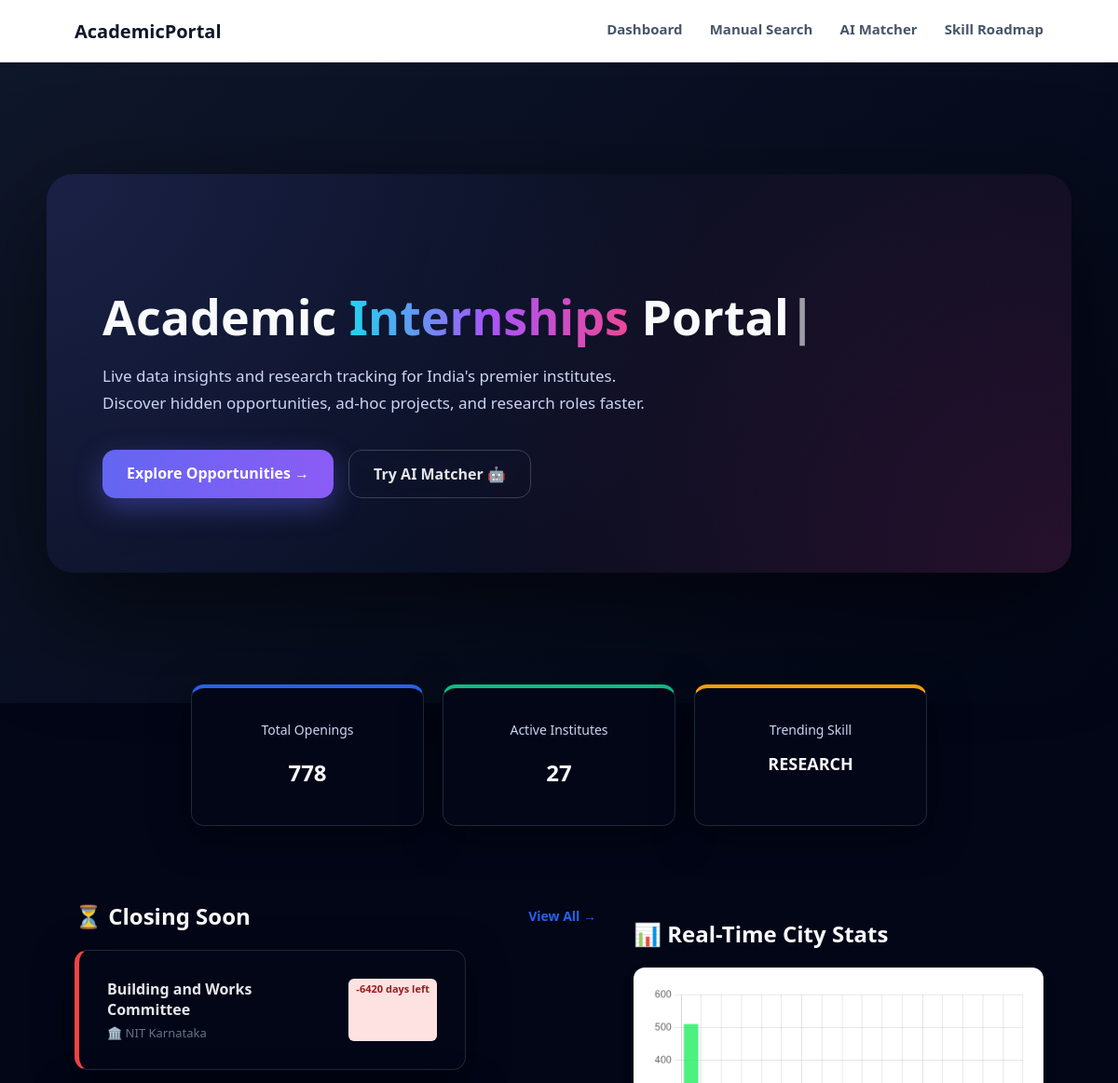
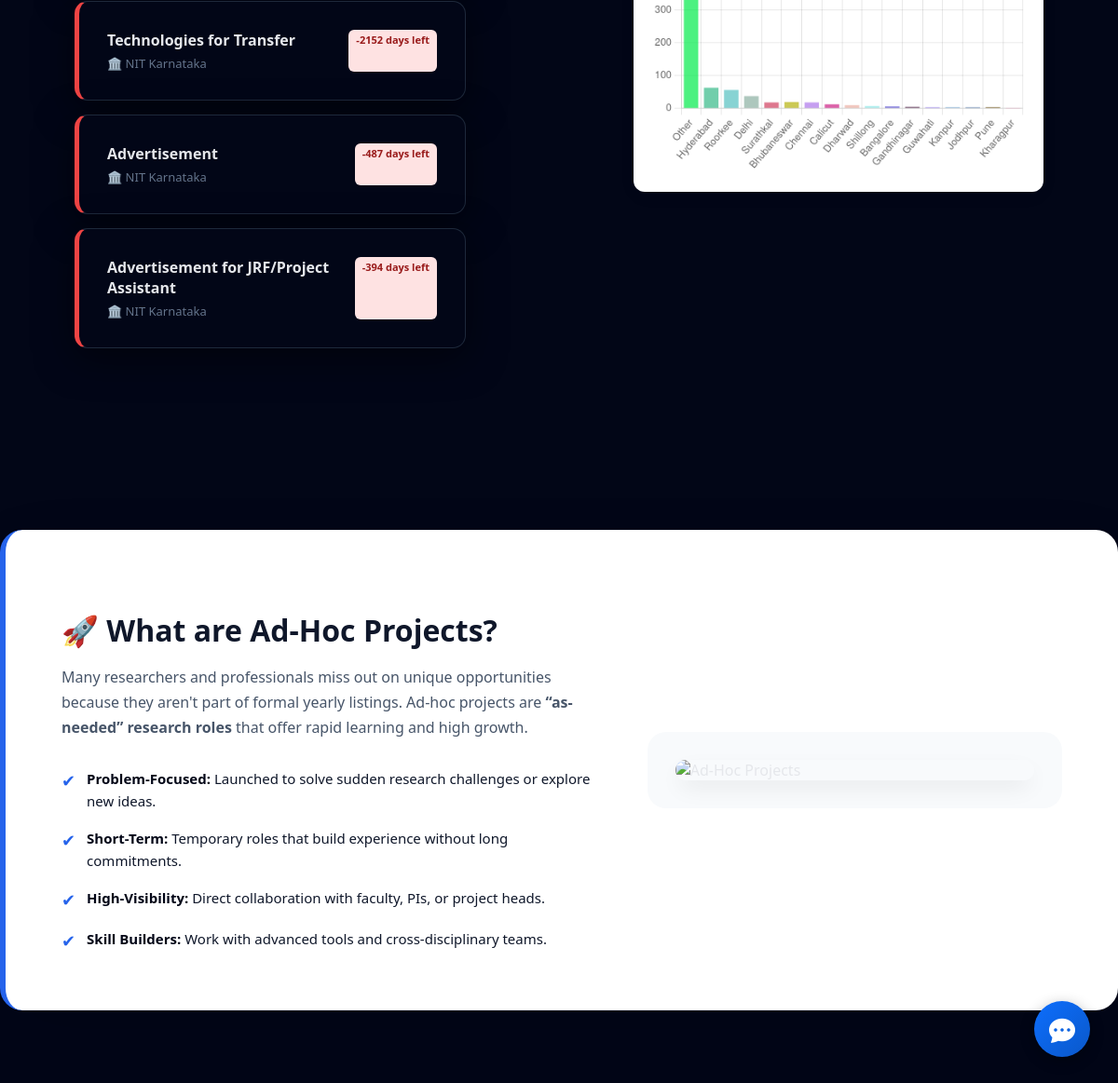
The page / on the database its author committed (2 pictures, top to bottom).
### tables this page shows
CREATE TABLE "postings" (
"institute_code" TEXT,
  "title" TEXT,
  "skills" TEXT,
  "deadline" TEXT,
  "link" TEXT,
  "email" TEXT,
  "posted_on" TEXT
);

### app.py (the view)
@app.route('/')
def dashboard():
    df = get_data()
    if df.empty:
        stats = {"total": 0, "inst_count": 0, "city_count": 0, "trends": []}
        urgent, leaderboard, city_stats = [], [], []
    else:
        stats = {
            "total": len(df),
            "inst_count": df['full_name'].nunique(),
            "city_count": df['city_name'].nunique(),
            "trends": Counter(" ".join(df['title'].astype(str)).lower().split()).most_common(5)
        }
        urgent_df = df[~df['days_left'].isin(['Expired', 'N/A', 'Check PDF'])].copy()
        urgent_df['sort_val'] = pd.to_datetime(urgent_df['deadline'], errors='coerce')
        urgent = urgent_df.sort_values('sort_val').head(4).to_dict('records')
        leaderboard = df['full_name'].value_counts().head(5).to_dict()
        city_stats = df['city_name'].value_counts().to_dict()
    return render_template('dashboard.html', stats=stats, urgent=urgent, leaderboard=leaderboard, city_stats=city_stats)

### templates/dashboard.html (shortened to what this page needs)
{% extends "base.html" %}
{% block content %}
<section style="
    background: linear-gradient(135deg, #0f172a, #020617);
    padding: 120px 20px 140px;
    margin-bottom: -80px;
">
    <div style="
        max-width: 1100px;
        margin: 0 auto;
        background: radial-gradient(circle at top left, rgba(99,102,241,0.15), transparent 60%),
                    radial-gradient(circle at bottom right, rgba(236,72,153,0.15), transparent 60%);
        border-radius: 28px;
        padding: 80px 60px;
        color: white;
        box-shadow: 0 40px 120px rgba(0,0,0,0.6);
        text-align: left;
    ">
        <h1 style="
            font-size: 52px;
            font-weight: 800;
            line-height: 1.15;
            margin-bottom: 20px;
        ">
            Academic
            <span id="typewriter"
                  style="
                    background: linear-gradient(90deg,#22d3ee,#a855f7,#ec4899);
                    -webkit-background-clip: text;
                    -webkit-text-fill-color: transparent;
                  ">
            </span>
            Portal<span style="opacity:.6">|</span>
        </h1>
        <p style="
            max-width: 620px;
            font-size: 17px;
            line-height: 1.7;
            color: #cbd5f5;
            margin-bottom: 35px;
        ">
            Live data insights and research tracking for India's premier institutes.
            Discover hidden opportunities, ad-hoc projects, and research roles faster.
        </p>
        <div style="display:flex; gap:16px; flex-wrap:wrap;">
            <a href="/search" style="
                padding: 14px 26px;
                border-radius: 14px;
                background: linear-gradient(90deg,#6366f1,#8b5cf6);
                color: white;
                text-decoration: none;
                font-weight: 600;
                box-shadow: 0 10px 30px rgba(99,102,241,.4);
            ">
                Explore Opportunities →
            </a>
            <a href="/matcher" style="
                padding: 14px 26px;
                border-radius: 14px;
                border: 1px solid rgba(255,255,255,.2);
                color: #e5e7eb;
                text-decoration: none;
                font-weight: 600;
                backdrop-filter: blur(6px);
            ">
                Try AI Matcher 🤖
            </a>
        </div>
    </div>
</section>
<div class="container">
    <div style="display: flex; gap: 20px; width: 100%; justify-content: center; flex-wrap: wrap; margin-bottom: 50px;">
        <div class="filters-card" style="width: 250px; border-top: 4px solid #2563eb; text-align: center;">
            <label>Total Openings</label><h2>{{ stats.total }}</h2>
        </div>
        <div class="filters-card" style="width: 250px; border-top: 4px solid #10b981; text-align: center;">
            <label>Active Institutes</label><h2>{{ stats.inst_count }}</h2>
        </div>
        <div class="filters-card" style="width: 250px; border-top: 4px solid #f59e0b; text-align: center;">
            <label>Trending Skill</label>
            <h2 style="font-size: 18px;">
                {{ stats.trends[0][0]|upper if stats.trends else 'N/A' }}
            </h2>
        </div>
    </div>
    <div style="display: grid; grid-template-columns: 2fr 1fr; gap: 40px; width: 100%; max-width: 1200px; margin: 0 auto;">
        <div>
            <div style="display:flex; justify-content:space-between; align-items:center; margin-bottom:20px;">
                <h2 style="margin:0; font-size:24px;">⏳ Closing Soon</h2>
                <a href="/search" style="color:#2563eb; text-decoration:none; font-size:14px; font-weight:600;">
                    View All →
                </a>
            </div>
            {% if urgent %}
                {% for item in urgent %}
                <div class="result-card" style="margin-bottom:15px; border-left:5px solid #ef4444;">
                    <div style="display:flex; justify-content:space-between;">
                        <div style="max-width:70%;">
                            <h4 style="margin:0 0 5px 0;">{{ item.title }}</h4>
                            <p style="margin:0; font-size:13px; color:#64748b;">
                                🏛️ {{ item.full_name }}
                            </p>
                        </div>
                        <span class="type-badge" style="background:#fee2e2; color:#991b1b;">
                            {{ item.days_left }}
                        </span>
                    </div>
                </div>
                {% endfor %}
            {% else %}
                <p style="color:#64748b;">No urgent deadlines found.</p>
            {% endif %}
        </div>
        <div>
            <h2 style="font-size:24px; margin-bottom:20px;">📊 Real-Time City Stats</h2>
            <canvas id="cityChart" width="400" height="300"
                style="background:#fff; padding:20px; border-radius:12px;
                box-shadow:0 5px 20px -5px rgba(0,0,0,.1);">
            </canvas>
        </div>
    </div>
</div>
<script>
    const ctx = document.getElementById('cityChart').getContext('2d');
    const cityLabels = {{ city_stats.keys()|list|tojson }};
    const cityData = {{ city_stats.values()|list|tojson }};
    const cityChart = new Chart(ctx, {
        type: 'bar',
        data: {
            labels: cityLabels,
            datasets: [{
                data: cityData,
                backgroundColor: cityLabels.map(
                    () => `rgba(${Math.random()*255},${Math.random()*255},${Math.random()*255},0.7)`
                )
            }]
        },
        options: {
            responsive: true,
            plugins: { legend: { display:false } },
            scales: { y: { beginAtZero:true } }
        }
    });
    setInterval(() => {
        cityChart.data.datasets[0].data =
            cityChart.data.datasets[0].data.map(v => Math.max(0, v + Math.floor(Math.random()*3 - 1)));
        cityChart.update();
    }, 2000);
</script>
<section style="
    max-width: 1200px;
    margin: 120px auto 80px;
    background: #ffffff;
    border-radius: 24px;
    padding: 60px;
    box-shadow: 0 30px 80px rgba(0,0,0,0.08);
    border-left: 6px solid #2563eb;
">
    <div style="
        display: grid;
        grid-template-columns: 1.3fr 1fr;
        gap: 50px;
        align-items: center;
    ">
        <div>
            <h2 style="
                font-size: 32px;
                font-weight: 800;
                margin-bottom: 16px;
                color: #0f172a;
            ">
                🚀 What are Ad-Hoc Projects?
            </h2>
            <p style="
                font-size: 16px;
                line-height: 1.7;
                color: #475569;
                margin-bottom: 28px;
            ">
                Many researchers and professionals miss out on unique opportunities because they
                aren't part of formal yearly listings. Ad-hoc projects are
                <strong>“as-needed” research roles</strong> that offer rapid learning and high growth.
            </p>
            <ul style="list-style:none; padding:0; margin:0;">
                <li style="display:flex; gap:12px; margin-bottom:16px;">
                    <span style="color:#2563eb; font-size:18px;">✔</span>
                    <span>
                        <strong>Problem-Focused:</strong>
                        Launched to solve sudden research challenges or explore new ideas.
                    </span>
                </li>
                <li style="display:flex; gap:12px; margin-bottom:16px;">
                    <span style="color:#2563eb; font-size:18px;">✔</span>
                    <span>
                        <strong>Short-Term:</strong>
                        Temporary roles that build experience without long commitments.
                    </span>
                </li>
                <li style="display:flex; gap:12px; margin-bottom:16px;">
                    <span style="color:#2563eb; font-size:18px;">✔</span>
                    <span>
                        <strong>High-Visibility:</strong>
                        Direct collaboration with faculty, PIs, or project heads.
                    </span>
                </li>
                <li style="display:flex; gap:12px;">
                    <span style="color:#2563eb; font-size:18px;">✔</span>
                    <span>
                        <strong>Skill Builders:</strong>
                        Work with advanced tools and cross-disciplinary teams.
                    </span>
                </li>
            </ul>
        </div>
        <div style="
            background: #f8fafc;
            border-radius: 20px;
            padding: 30px;
            display: flex;
            align-items: center;
            justify-content: center;
        ">
            <img src="https://img.freepik.com/free-vector/project-management-concept-illustration_114360-1478.jpg" alt="Ad-Hoc Projects" style="width: 100%; max-width: 400px; border-radius: 12px; box-shadow: 0 10px 25px -5px rgba(0, 0, 0, 0.1);">
        </div>
    </div>
</section>
{% endblock %}

### templates/base.html (shortened to what this page needs)
<!DOCTYPE html>
<html lang="en">
<head>
    <link rel="stylesheet" href="https://cdn.jsdelivr.net/npm/bootstrap-icons@1.10.0/font/bootstrap-icons.css">
    <link rel="stylesheet" href="{{ url_for('static', filename='style.css') }}">
</head>
<body>
    <nav>
        <a href="/" class="logo">AcademicPortal</a>
        <div class="nav-links">
            <a href="/">Dashboard</a>
            <a href="/search">Manual Search</a>
            <a href="/matcher">AI Matcher</a>
            <a href="/roadmap">Skill Roadmap</a>
        </div>
    </nav>
    {% block content %}{% endblock %}
    <button id="chat-launcher" class="chat-btn" onclick="toggleChat()">
        <i class="bi bi-chat-dots-fill" style="font-size: 28px;"></i>
    </button>
</body>
</html>

### static/style.css (style rules this page uses)
* { box-sizing: border-box; font-family: "Segoe UI", system-ui, sans-serif; }
body { margin: 0; background: #020617; color: #e5e7eb; }
.container { display: flex; gap: 30px; padding: 60px 80px; justify-content: center; flex-wrap: wrap; }
.filters-card, .resume-card, .result-card { background: #020617; border-radius: 14px; padding: 30px; width: 420px; border: 1px solid #1e293b; box-shadow: 0 10px 40px rgba(0,0,0,0.5); }
.filters-card { padding: 20px; }
h1, h2, h3 { color: #f8fafc; }
p { color: #cbd5f5; font-size: 14px; }
label { font-size: 14px; margin-top: 15px; display: block; color: #cbd5f5; }
button { margin-top: 25px; width: 100%; padding: 14px; background: #2563eb; border: none; color: white; font-size: 15px; border-radius: 10px; cursor: pointer; transition: background 0.2s ease; }
.result-card { margin-bottom: 16px; }
.result-card p { color: #94a3b8; }
.type-badge { font-size: 11px; font-weight: 600; background: rgba(37,99,235,0.15); color: #93c5fd; padding: 3px 8px; border-radius: 6px; }
section ul li span { color: #0f172a; font-size: 15px; line-height: 1.6; }
section ul li span strong { color: #020617; font-weight: 700; }
section ul li span:first-child { color: #2563eb; font-size: 18px; }
section ul li { align-items: flex-start; }

### templates/base.html (style rules this page uses)
nav { background: white; padding: 20px 80px; display: flex; justify-content: space-between; box-shadow: 0 2px 10px rgba(0,0,0,0.05); position: sticky; top: 0; z-index: 100; }
.nav-links a { margin-left: 25px; text-decoration: none; color: #475569; font-weight: 600; font-size: 15px; }
.logo { font-weight: 800; font-size: 20px; color: #0f172a; text-decoration: none; }
.chat-btn { position: fixed; bottom: 30px; right: 30px; width: 60px; height: 60px; background: linear-gradient(135deg, #0d6efd, #0a58ca); color: white; border: none; border-radius: 50%; box-shadow: 0 4px 15px rgba(0,0,0,0.3); z-index: 9999; cursor: pointer; transition: transform 0.3s ease; display: flex; align-items: center; justify-content: center; }

### rows shown on the page
postings: title "Building and Works Committee", full_name "NIT Karnataka", days_left "-6420 days left"
postings: title "Technologies for Transfer", full_name "NIT Karnataka", days_left "-2152 days left"
postings: title "Advertisement", full_name "NIT Karnataka", days_left "-487 days left"
postings: title "Advertisement for JRF/Project Assistant", full_name "NIT Karnataka", days_left "-394 days left"

### other values the page prints
{{ stats.total }} "778"
{{ stats.inst_count }} "27"
{{ stats.trends[0][0]|upper if stats.trends else 'N/A' }} "RESEARCH"
chart data {{ city_stats.values()|list|tojson }} [510, 63, 55, 37, 19, 19, 19, 12, 10, 8, 6, 5, 4, 3, 3, 3, 2]
